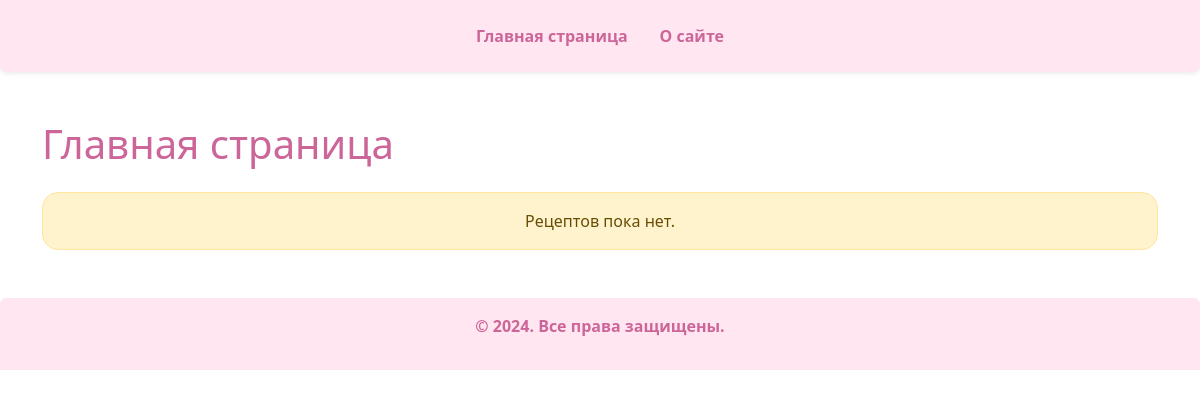
The app's page /, older data.
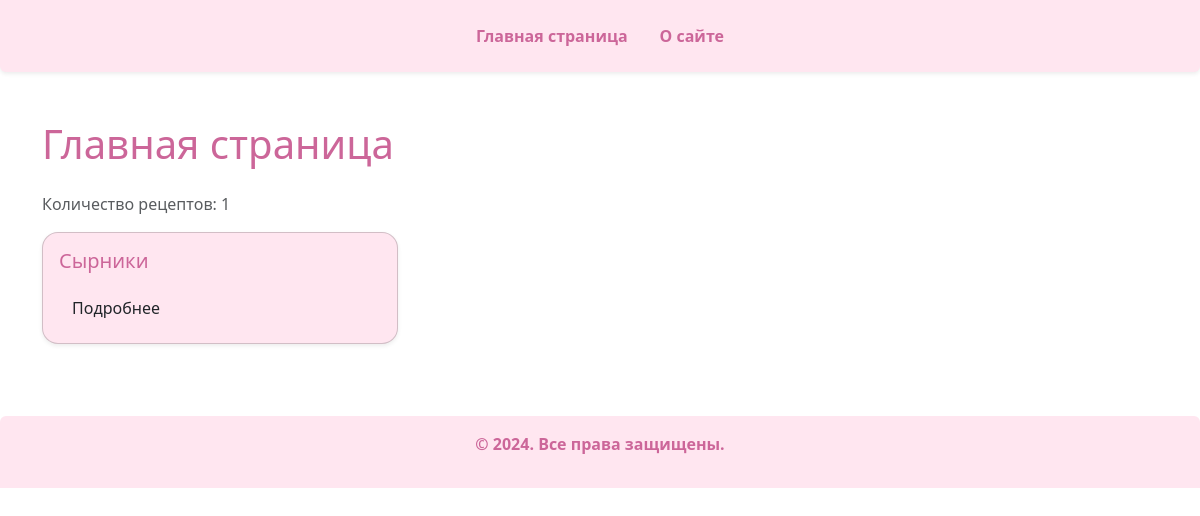
The same page, newer data.
### recipe_catalog/models.py (models this page shows, shortened)
class Recipe(models.Model):
    name = models.CharField(max_length=300)
    description = models.TextField(default="", help_text="Описание")
    cooking_time = models.IntegerField(default=0)
    ingredients = models.ManyToManyField(Ingredient, through="RecipeIngredient")

### recipe_catalog/views.py (the view)
# urls.py: path('', index, name='index'),
def index(request):
    template_name = 'recipe_catalog/index.html'
    recipes = Recipe.objects.all()
    context = {
        'recipes': recipes
    }
    return render(request, template_name, context)

### templates/recipe_catalog/index.html (shortened to what this page needs)
{% extends "base.html" %}
{% block content %}
<h1 class="mb-4 text-dark-pink">Главная страница</h1>
{% if recipes %}
<p class="text-muted">Количество рецептов: {{ recipes|length }}</p>
<div class="row">
    {% for recipe in recipes %}
    <div class="col-md-6 col-lg-4 mb-4">
        <div class="card shadow-sm rounded-4 bg-light-pink">
            <div class="card-body">
                <h5 class="card-title text-dark-pink">{{ recipe.name }}</h5>
                <a href="{% url 'recipe_detail' recipe.id %}" class="btn btn-outline-dark-pink rounded-4">Подробнее</a>
            </div>
        </div>
    </div>
    {% endfor %}
</div>
{% else %}
<div class="alert alert-warning text-center rounded-4">
    <p class="mb-0">Рецептов пока нет.</p>
</div>
{% endif %}
{% endblock %}

### templates/base.html (shortened to what this page needs)
<!DOCTYPE html>
<html lang="ru">
<head>
    <link href="https://cdn.jsdelivr.net/npm/bootstrap@5.3.3/dist/css/bootstrap.min.css" rel="stylesheet"
>
</head>
<body>
{% include "menu.html" %}
<main class="container my-5">
    {% block content %}
    {% endblock %}
</main>
{% include "footer.html" %}
</body>
</html>

### templates/menu.html
<header class="bg-light-pink shadow-sm rounded-bottom py-3 mb-4">
    <nav class="container d-flex justify-content-center">
        <ul class="nav">
            <li class="nav-item">
                <a class="nav-link text-dark-pink fw-bold" href="/">Главная страница</a>
            </li>
            <li class="nav-item">
                <a class="nav-link text-dark-pink fw-bold" href="/about/">О сайте</a>
            </li>
        </ul>
    </nav>
</header>

### templates/footer.html
<footer class="bg-light-pink text-center text-dark-pink fw-bold py-3 rounded-top mt-4">
    <p>&copy; 2024. Все права защищены.</p>
</footer>

### templates/base.html (style rules this page uses)
.bg-light-pink { background-color: #ffe6f0; }
.text-dark-pink { color: #cc6699; }
.rounded-4 { border-radius: 1.5rem; }
.rounded-bottom { border-bottom-left-radius: 1.5rem; border-bottom-right-radius: 1.5rem; }
.rounded-top { border-top-left-radius: 1.5rem; border-top-right-radius: 1.5rem; }

Row changes from the older to the newer data that the page shows:
added Recipe: name "Сырники"
Text that changed along with them:
{{ recipes|length }}: (not shown) → "1"
text no longer shown: "Рецептов пока нет."
text now shown: "Количество рецептов:"
